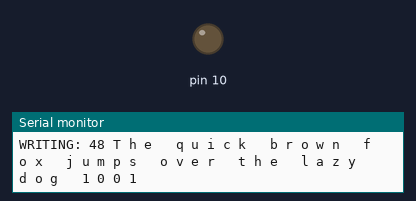
Recording of a sketch running on a simulated Arduino Uno, built with avr-gcc and run on an emulated ATmega328P. Parts: output pins drawn as LEDs (lit = HIGH), the last lines printed to the serial monitor.

Above: at 1.2 s.
At 5.2 s:
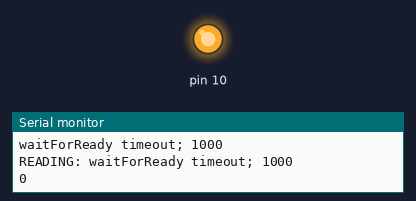
Timing chart, 0 to 6.7 s (numbered marks = the images above):
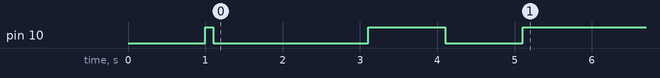

The sketch:

DataflashExample.ino
```cpp
#include <SPI.h>
#include <dataflash.h>

#define DECIMAL 10
#define PRIMARY_BUFFER 1
#define PAGE_START 0
#define PAGE_SIZE 256
#define REQN 6

Dataflash dflash;
const int page = 0;

void setup() {
    Serial.begin(9600);
    while(!Serial);
    Serial.println("HELLO");      // ACK to host

    Serial.print("SS=");Serial.println(SS);
    Serial.print("MOSI=");Serial.println(MOSI);
    Serial.print("MISO=");Serial.println(MISO);
    Serial.print("SCK=");Serial.println(SCK);

    uint8_t status = dflash.init();
    Serial.print("Dataflash status: "); Serial.println(status, BIN);

    char writeBuffer[PAGE_SIZE] = {0};
    char pangram[] = "The quick brown fox jumps over the lazy dog ";
    char clock[10] = {0};
    itoa(millis(), clock, DECIMAL);
    strncat((char*)writeBuffer, pangram, PAGE_SIZE);
    strncat((char*)writeBuffer, clock, 10);

    Serial.print("WRITING: ");
    printString(writeBuffer);

    dflash.Page_To_Buffer(page, PRIMARY_BUFFER);
    dflash.Buffer_Write_Str(PRIMARY_BUFFER, PAGE_START, PAGE_SIZE, (uint8_t*)writeBuffer);
    dflash.Buffer_To_Page(PRIMARY_BUFFER, page);

    delay(1000);

    char readBuffer[PAGE_SIZE] = {0};
    Serial.print("READING: ");

    dflash.Page_To_Buffer(page, PRIMARY_BUFFER);
    dflash.Buffer_Read_Str(PRIMARY_BUFFER, PAGE_START, PAGE_SIZE, (uint8_t*)readBuffer);
    printString(readBuffer);

}


void loop() {
}

void printString(char* buffer) {
    Serial.print(strlen(buffer));
    Serial.print(" ");
    for(int i = 0; i < strlen(buffer); i++) {
      Serial.print((char)buffer[i]);
      Serial.print(" ");
    }
    Serial.println(" ");
    //Serial.println(buffer);
}
```
